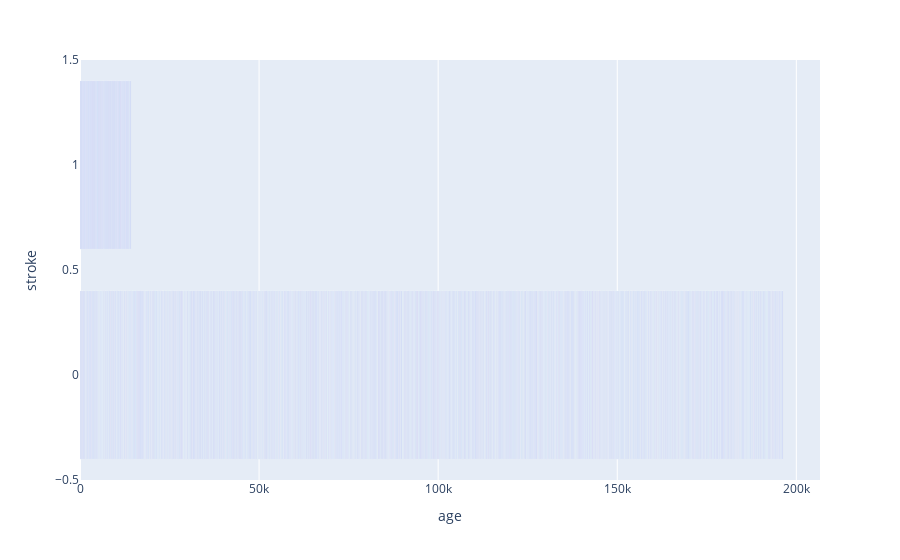

Notebook source saved alongside this figure:
### Code cell
#bar
fig = px.bar(df_plot,x='age',y="stroke")
fig.show()

### Figure 1 — Plotly figure (JSON) as saved in the notebook; plotly's stock layout.template omitted (floating-point values rounded to 4 significant figures; data arrays with more than 128 entries replaced by an {"elided": "..."} marker saying what was removed)
{"data": [{"alignmentgroup": "True", "hovertemplate": "age=%{x}<br>stroke=%{y}<extra></extra>", "legendgroup": "", "marker": {"color": "#636efa", "pattern": {"shape": ""}}, "name": "", "offsetgroup": "", "orientation": "h", "showlegend": false, "textposition": "auto", "type": "bar", "x": {"elided": "4909 float values"}, "xaxis": "x", "y": {"elided": "4909 int values"}, "yaxis": "y"}], "layout": {"autosize": true, "barmode": "relative", "legend": {"tracegroupgap": 0}, "margin": {"t": 60}, "xaxis": {"anchor": "y", "autorange": true, "domain": [0, 1], "range": [0, 206600.0], "title": {"text": "age"}, "type": "linear"}, "yaxis": {"anchor": "x", "autorange": true, "domain": [0, 1], "range": [-0.5, 1.5], "title": {"text": "stroke"}, "type": "linear"}}}
